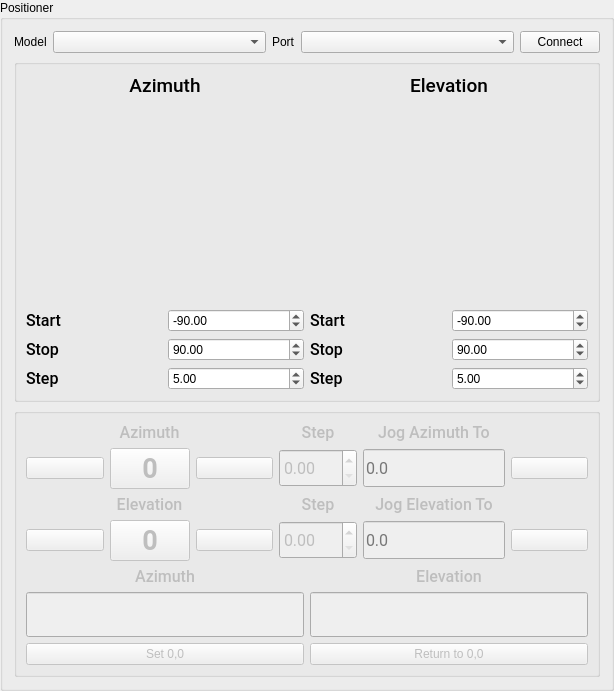
     <widget class="QGroupBox" name="positionerGroupBox">
      <property name="sizePolicy">
       <sizepolicy hsizetype="Minimum" vsizetype="Preferred">
        <horstretch>0</horstretch>
        <verstretch>0</verstretch>
       </sizepolicy>
      </property>
      <property name="title">
       <string>Positioner</string>
      </property>
      <layout class="QVBoxLayout" name="verticalLayout_7">
       <item>
        <layout class="QHBoxLayout" name="horizontalLayout_11">
         <item>
          <widget class="QLabel" name="positionerModelLabel">
           <property name="sizePolicy">
            <sizepolicy hsizetype="Minimum" vsizetype="Preferred">
             <horstretch>0</horstretch>
             <verstretch>0</verstretch>
            </sizepolicy>
           </property>
           <property name="text">
            <string>Model</string>
           </property>
          </widget>
         </item>
         <item>
          <widget class="QComboBox" name="positionerModelComboBox">
           <property name="sizePolicy">
            <sizepolicy hsizetype="MinimumExpanding" vsizetype="Fixed">
             <horstretch>0</horstretch>
             <verstretch>0</verstretch>
            </sizepolicy>
           </property>
          </widget>
         </item>
         <item>
          <widget class="QLabel" name="positionerPortLabel">
           <property name="sizePolicy">
            <sizepolicy hsizetype="Minimum" vsizetype="Preferred">
             <horstretch>0</horstretch>
             <verstretch>0</verstretch>
            </sizepolicy>
           </property>
           <property name="text">
            <string>Port</string>
           </property>
          </widget>
         </item>
         <item>
          <widget class="QComboBox" name="positionerPortComboBox">
           <property name="sizePolicy">
            <sizepolicy hsizetype="MinimumExpanding" vsizetype="Fixed">
             <horstretch>0</horstretch>
             <verstretch>0</verstretch>
            </sizepolicy>
           </property>
          </widget>
         </item>
         <item>
          <widget class="QPushButton" name="positionerConnectButton">
           <property name="text">
            <string>Connect</string>
           </property>
          </widget>
         </item>
        </layout>
       </item>
       <item>
        <widget class="QGroupBox" name="extentsGroupBox">
         <property name="sizePolicy">
          <sizepolicy hsizetype="Preferred" vsizetype="Preferred">
           <horstretch>0</horstretch>
           <verstretch>0</verstretch>
          </sizepolicy>
         </property>
         <property name="title">
          <string/>
         </property>
         <layout class="QHBoxLayout" name="horizontalLayout_9">
          <item>
           <layout class="QVBoxLayout" name="verticalLayout">
            <item>
             <widget class="QLabel" name="azExtentLabel">
              <property name="sizePolicy">
               <sizepolicy hsizetype="Minimum" vsizetype="Minimum">
                <horstretch>0</horstretch>
                <verstretch>0</verstretch>
               </sizepolicy>
              </property>
              <property name="font">
               <font>
                <family>Roboto Medium</family>
                <pointsize>14</pointsize>
               </font>
              </property>
              <property name="text">
               <string>Azimuth</string>
              </property>
              <property name="alignment">
               <set>Qt::AlignCenter</set>
              </property>
             </widget>
            </item>
            <item>
             <widget class="MplWidget" name="azExtentMplWidget" native="true">
              <property name="sizePolicy">
               <sizepolicy hsizetype="Preferred" vsizetype="Preferred">
                <horstretch>0</horstretch>
                <verstretch>0</verstretch>
               </sizepolicy>
              </property>
              <property name="minimumSize">
               <size>
                <width>200</width>
                <height>200</height>
               </size>
              </property>
              <property name="maximumSize">
               <size>
                <width>250</width>
                <height>250</height>
               </size>
              </property>
             </widget>
            </item>
            <item>
             <layout class="QHBoxLayout" name="horizontalLayout_3">
              <item>
               <widget class="QLabel" name="azStartLabel">
                <property name="font">
                 <font>
                  <family>Roboto Medium</family>
                  <pointsize>12</pointsize>
                 </font>
                </property>
                <property name="text">
                 <string>Start</string>
                </property>
               </widget>
              </item>
              <item>
               <widget class="QDoubleSpinBox" name="azStartSpinBox">
                <property name="minimum">
                 <double>-180.000000000000000</double>
                </property>
                <property name="maximum">
                 <double>180.000000000000000</double>
                </property>
                <property name="value">
                 <double>-90.000000000000000</double>
                </property>
               </widget>
              </item>
             </layout>
            </item>
            <item>
             <layout class="QHBoxLayout" name="horizontalLayout_4">
              <item>
               <widget class="QLabel" name="azStopLabel">
                <property name="font">
                 <font>
                  <family>Roboto Medium</family>
                  <pointsize>12</pointsize>
                 </font>
                </property>
                <property name="text">
                 <string>Stop</string>
                </property>
               </widget>
              </item>
              <item>
               <widget class="QDoubleSpinBox" name="azStopSpinBox">
                <property name="minimum">
                 <double>-180.000000000000000</double>
                </property>
                <property name="maximum">
                 <double>180.000000000000000</double>
                </property>
                <property name="value">
                 <double>90.000000000000000</double>
                </property>
               </widget>
              </item>
             </layout>
            </item>
            <item>
             <layout class="QHBoxLayout" name="horizontalLayout_5">
              <item>
               <widget class="QLabel" name="azStepLabel">
                <property name="font">
                 <font>
                  <family>Roboto Medium</family>
                  <pointsize>12</pointsize>
                 </font>
                </property>
                <property name="text">
                 <string>Step</string>
                </property>
               </widget>
              </item>
              <item>
               <widget class="QDoubleSpinBox" name="azStepSpinBox">
                <property name="maximum">
                 <double>360.000000000000000</double>
                </property>
                <property name="value">
                 <double>5.000000000000000</double>
                </property>
               </widget>
              </item>
             </layout>
            </item>
           </layout>
          </item>
          <item>
           <layout class="QVBoxLayout" name="verticalLayout_2">
            <item>
             <widget class="QLabel" name="elExtentLabel">
              <property name="font">
               <font>
                <family>Roboto Medium</family>
                <pointsize>14</pointsize>
               </font>
              </property>
              <property name="text">
               <string>Elevation</string>
              </property>
              <property name="alignment">
               <set>Qt::AlignCenter</set>
              </property>
             </widget>
            </item>
            <item>
             <widget class="MplWidget" name="elExtentMplWidget" native="true">
              <property name="sizePolicy">
               <sizepolicy hsizetype="Minimum" vsizetype="Minimum">
                <horstretch>0</horstretch>
                <verstretch>0</verstretch>
               </sizepolicy>
              </property>
              <property name="minimumSize">
               <size>
                <width>200</width>
                <height>200</height>
               </size>
              </property>
              <property name="maximumSize">
               <size>
                <width>250</width>
                <height>250</height>
               </size>
              </property>
             </widget>
            </item>
            <item>
             <layout class="QHBoxLayout" name="horizontalLayout_6">
              <item>
               <widget class="QLabel" name="elStartLabel">
                <property name="font">
                 <font>
                  <family>Roboto Medium</family>
                  <pointsize>12</pointsize>
                 </font>
                </property>
                <property name="text">
                 <string>Start</string>
                </property>
               </widget>
              </item>
              <item>
               <widget class="QDoubleSpinBox" name="elStartSpinBox">
                <property name="minimum">
                 <double>-180.000000000000000</double>
                </property>
                <property name="maximum">
                 <double>180.000000000000000</double>
                </property>
                <property name="value">
                 <double>-90.000000000000000</double>
                </property>
               </widget>
              </item>
             </layout>
            </item>
            <item>
             <layout class="QHBoxLayout" name="horizontalLayout_7">
              <item>
               <widget class="QLabel" name="elStopLabel">
                <property name="font">
                 <font>
                  <family>Roboto Medium</family>
                  <pointsize>12</pointsize>
                 </font>
                </property>
                <property name="text">
                 <string>Stop</string>
                </property>
               </widget>
              </item>
              <item>
               <widget class="QDoubleSpinBox" name="elStopSpinBox">
                <property name="minimum">
                 <double>-180.000000000000000</double>
                </property>
                <property name="maximum">
                 <double>180.000000000000000</double>
                </property>
                <property name="value">
                 <double>90.000000000000000</double>
                </property>
               </widget>
              </item>
             </layout>
            </item>
            <item>
             <layout class="QHBoxLayout" name="horizontalLayout_8">
              <item>
               <widget class="QLabel" name="elStepLabel">
                <property name="font">
                 <font>
                  <family>Roboto Medium</family>
                  <pointsize>12</pointsize>
                 </font>
                </property>
                <property name="text">
                 <string>Step</string>
                </property>
               </widget>
              </item>
              <item>
               <widget class="QDoubleSpinBox" name="elStepSpinBox">
                <property name="maximum">
                 <double>360.000000000000000</double>
                </property>
                <property name="value">
                 <double>5.000000000000000</double>
                </property>
               </widget>
              </item>
             </layout>
            </item>
           </layout>
          </item>
         </layout>
        </widget>
       </item>
       <item>
        <widget class="QGroupBox" name="jogGroupBox">
         <property name="enabled">
          <bool>false</bool>
         </property>
         <property name="sizePolicy">
          <sizepolicy hsizetype="Preferred" vsizetype="Minimum">
           <horstretch>0</horstretch>
           <verstretch>0</verstretch>
          </sizepolicy>
         </property>
         <property name="title">
          <string/>
         </property>
         <layout class="QVBoxLayout" name="verticalLayout_6">
          <item>
           <layout class="QGridLayout" name="gridLayout_2">
            <item row="0" column="0" colspan="3">
             <widget class="QLabel" name="azJogLabel">
              <property name="sizePolicy">
               <sizepolicy hsizetype="Preferred" vsizetype="Minimum">
                <horstretch>0</horstretch>
                <verstretch>0</verstretch>
               </sizepolicy>
              </property>
              <property name="font">
               <font>
                <family>Roboto Medium</family>
                <pointsize>12</pointsize>
               </font>
              </property>
              <property name="text">
               <string>Azimuth</string>
              </property>
              <property name="textFormat">
               <enum>Qt::AutoText</enum>
              </property>
              <property name="scaledContents">
               <bool>false</bool>
              </property>
              <property name="alignment">
               <set>Qt::AlignBottom|Qt::AlignHCenter</set>
              </property>
             </widget>
            </item>
            <item row="0" column="3">
             <widget class="QLabel" name="azJogStepLabel">
              <property name="sizePolicy">
               <sizepolicy hsizetype="Preferred" vsizetype="Minimum">
                <horstretch>0</horstretch>
                <verstretch>0</verstretch>
               </sizepolicy>
              </property>
              <property name="font">
               <font>
                <family>Roboto Medium</family>
                <pointsize>12</pointsize>
               </font>
              </property>
              <property name="text">
               <string>Step</string>
              </property>
              <property name="alignment">
               <set>Qt::AlignBottom|Qt::AlignHCenter</set>
              </property>
             </widget>
            </item>
            <item row="0" column="4">
             <widget class="QLabel" name="azJogToLabel">
              <property name="sizePolicy">
               <sizepolicy hsizetype="Preferred" vsizetype="Minimum">
                <horstretch>0</horstretch>
                <verstretch>0</verstretch>
               </sizepolicy>
              </property>
              <property name="font">
               <font>
                <family>Roboto Medium</family>
                <pointsize>12</pointsize>
               </font>
              </property>
              <property name="text">
               <string>Jog Azimuth To</string>
              </property>
              <property name="alignment">
               <set>Qt::AlignBottom|Qt::AlignHCenter</set>
              </property>
             </widget>
            </item>
            <item row="1" column="0">
             <widget class="QPushButton" name="azJogLeftButton">
              <property name="sizePolicy">
               <sizepolicy hsizetype="Minimum" vsizetype="Fixed">
                <horstretch>0</horstretch>
                <verstretch>0</verstretch>
               </sizepolicy>
              </property>
              <property name="text">
               <string/>
              </property>
              <property name="icon">
               <iconset resource="resources.qrc">
                <normaloff>:/icons/icons/LeftArrow.png</normaloff>:/icons/icons/LeftArrow.png</iconset>
              </property>
              <property name="iconSize">
               <size>
                <width>32</width>
                <height>32</height>
               </size>
              </property>
             </widget>
            </item>
            <item row="1" column="1">
             <widget class="QPushButton" name="azJogZeroButton">
              <property name="sizePolicy">
               <sizepolicy hsizetype="Minimum" vsizetype="Fixed">
                <horstretch>0</horstretch>
                <verstretch>0</verstretch>
               </sizepolicy>
              </property>
              <property name="font">
               <font>
                <family>Roboto</family>
                <pointsize>20</pointsize>
                <weight>75</weight>
                <bold>true</bold>
               </font>
              </property>
              <property name="text">
               <string>0</string>
              </property>
              <property name="iconSize">
               <size>
                <width>32</width>
                <height>32</height>
               </size>
              </property>
             </widget>
            </item>
            <item row="1" column="2">
             <widget class="QPushButton" name="azJogRightButton">
              <property name="sizePolicy">
               <sizepolicy hsizetype="Minimum" vsizetype="Fixed">
                <horstretch>0</horstretch>
                <verstretch>0</verstretch>
               </sizepolicy>
              </property>
              <property name="text">
               <string/>
              </property>
              <property name="icon">
               <iconset resource="resources.qrc">
                <normaloff>:/icons/icons/RightArrow.png</normaloff>:/icons/icons/RightArrow.png</iconset>
              </property>
              <property name="iconSize">
               <size>
                <width>32</width>
                <height>32</height>
               </size>
              </property>
             </widget>
            </item>
            <item row="1" column="3">
             <widget class="QDoubleSpinBox" name="azJogStepSpinBox">
              <property name="sizePolicy">
               <sizepolicy hsizetype="Minimum" vsizetype="Fixed">
                <horstretch>0</horstretch>
                <verstretch>0</verstretch>
               </sizepolicy>
              </property>
              <property name="minimumSize">
               <size>
                <width>0</width>
                <height>38</height>
               </size>
              </property>
              <property name="font">
               <font>
                <family>Roboto</family>
                <pointsize>12</pointsize>
               </font>
              </property>
              <property name="maximum">
               <double>90.000000000000000</double>
              </property>
              <property name="singleStep">
               <double>0.250000000000000</double>
              </property>
             </widget>
            </item>
            <item row="1" column="4">
             <widget class="QLineEdit" name="azJogToLineEdit">
              <property name="sizePolicy">
               <sizepolicy hsizetype="Minimum" vsizetype="Fixed">
                <horstretch>0</horstretch>
                <verstretch>0</verstretch>
               </sizepolicy>
              </property>
              <property name="minimumSize">
               <size>
                <width>0</width>
                <height>38</height>
               </size>
              </property>
              <property name="font">
               <font>
                <family>Roboto</family>
                <pointsize>12</pointsize>
               </font>
              </property>
              <property name="placeholderText">
               <string>0.0</string>
              </property>
             </widget>
            </item>
            <item row="1" column="5">
             <widget class="QPushButton" name="azJogToSubmitButton">
              <property name="sizePolicy">
               <sizepolicy hsizetype="Minimum" vsizetype="Fixed">
                <horstretch>0</horstretch>
                <verstretch>0</verstretch>
               </sizepolicy>
              </property>
              <property name="text">
               <string/>
              </property>
              <property name="icon">
               <iconset resource="resources.qrc">
                <normaloff>:/icons/icons/Check.png</normaloff>:/icons/icons/Check.png</iconset>
              </property>
              <property name="iconSize">
               <size>
                <width>32</width>
                <height>32</height>
               </size>
              </property>
             </widget>
            </item>
            <item row="2" column="0" colspan="3">
             <widget class="QLabel" name="elJogLabel">
              <property name="sizePolicy">
               <sizepolicy hsizetype="Preferred" vsizetype="Minimum">
                <horstretch>0</horstretch>
                <verstretch>0</verstretch>
               </sizepolicy>
              </property>
              <property name="font">
               <font>
                <family>Roboto Medium</family>
                <pointsize>12</pointsize>
               </font>
              </property>
              <property name="text">
               <string>Elevation</string>
              </property>
              <property name="textFormat">
               <enum>Qt::AutoText</enum>
              </property>
              <property name="scaledContents">
               <bool>false</bool>
              </property>
              <property name="alignment">
               <set>Qt::AlignBottom|Qt::AlignHCenter</set>
              </property>
             </widget>
            </item>
            <item row="2" column="3">
             <widget class="QLabel" name="elJogStepLabel">
              <property name="sizePolicy">
               <sizepolicy hsizetype="Preferred" vsizetype="Minimum">
                <horstretch>0</horstretch>
                <verstretch>0</verstretch>
               </sizepolicy>
              </property>
              <property name="font">
               <font>
                <family>Roboto Medium</family>
                <pointsize>12</pointsize>
               </font>
              </property>
              <property name="text">
               <string>Step</string>
              </property>
              <property name="alignment">
               <set>Qt::AlignBottom|Qt::AlignHCenter</set>
              </property>
             </widget>
            </item>
            <item row="2" column="4">
             <widget class="QLabel" name="elJogToLabel">
              <property name="sizePolicy">
               <sizepolicy hsizetype="Preferred" vsizetype="Minimum">
                <horstretch>0</horstretch>
                <verstretch>0</verstretch>
               </sizepolicy>
              </property>
              <property name="font">
               <font>
                <family>Roboto Medium</family>
                <pointsize>12</pointsize>
               </font>
              </property>
              <property name="text">
               <string>Jog Elevation To</string>
              </property>
              <property name="alignment">
               <set>Qt::AlignBottom|Qt::AlignHCenter</set>
              </property>
             </widget>
            </item>
            <item row="3" column="0">
             <widget class="QPushButton" name="elJogUpButton">
              <property name="sizePolicy">
               <sizepolicy hsizetype="Minimum" vsizetype="Fixed">
                <horstretch>0</horstretch>
                <verstretch>0</verstretch>
               </sizepolicy>
              </property>
              <property name="text">
               <string/>
              </property>
              <property name="icon">
               <iconset resource="resources.qrc">
                <normaloff>:/icons/icons/UpArrow.png</normaloff>:/icons/icons/UpArrow.png</iconset>
              </property>
              <property name="iconSize">
               <size>
                <width>32</width>
                <height>32</height>
               </size>
              </property>
             </widget>
            </item>
            <item row="3" column="1">
             <widget class="QPushButton" name="elJogZeroButton">
              <property name="sizePolicy">
               <sizepolicy hsizetype="Fixed" vsizetype="Fixed">
                <horstretch>0</horstretch>
                <verstretch>0</verstretch>
               </sizepolicy>
              </property>
              <property name="font">
               <font>
                <family>Roboto</family>
                <pointsize>20</pointsize>
                <weight>75</weight>
                <bold>true</bold>
               </font>
              </property>
              <property name="text">
               <string>0</string>
              </property>
              <property name="iconSize">
               <size>
                <width>32</width>
                <height>32</height>
               </size>
              </property>
             </widget>
            </item>
            <item row="3" column="2">
             <widget class="QPushButton" name="elJogDownButton">
              <property name="sizePolicy">
               <sizepolicy hsizetype="Minimum" vsizetype="Fixed">
                <horstretch>0</horstretch>
                <verstretch>0</verstretch>
               </sizepolicy>
              </property>
              <property name="text">
               <string/>
              </property>
              <property name="icon">
               <iconset resource="resources.qrc">
                <normaloff>:/icons/icons/DownArrow.png</normaloff>:/icons/icons/DownArrow.png</iconset>
              </property>
              <property name="iconSize">
               <size>
                <width>32</width>
                <height>32</height>
               </size>
              </property>
             </widget>
            </item>
            <item row="3" column="3">
             <widget class="QDoubleSpinBox" name="elJogStepSpinBox">
              <property name="minimumSize">
               <size>
                <width>0</width>
                <height>38</height>
               </size>
              </property>
              <property name="font">
               <font>
                <family>Roboto</family>
                <pointsize>12</pointsize>
               </font>
              </property>
              <property name="maximum">
               <double>90.000000000000000</double>
              </property>
              <property name="singleStep">
               <double>0.250000000000000</double>
              </property>
             </widget>
            </item>
            <item row="3" column="4">
             <widget class="QLineEdit" name="elJogToLineEdit">
              <property name="sizePolicy">
               <sizepolicy hsizetype="Minimum" vsizetype="Fixed">
                <horstretch>0</horstretch>
                <verstretch>0</verstretch>
               </sizepolicy>
              </property>
              <property name="minimumSize">
               <size>
                <width>0</width>
                <height>38</height>
               </size>
              </property>
              <property name="font">
               <font>
                <family>Roboto</family>
                <pointsize>12</pointsize>
               </font>
              </property>
              <property name="placeholderText">
               <string>0.0</string>
              </property>
             </widget>
            </item>
            <item row="3" column="5">
             <widget class="QPushButton" name="elJogToSubmitButton">
              <property name="sizePolicy">
               <sizepolicy hsizetype="Minimum" vsizetype="Fixed">
                <horstretch>0</horstretch>
                <verstretch>0</verstretch>
               </sizepolicy>
              </property>
              <property name="text">
               <string/>
              </property>
              <property name="icon">
               <iconset resource="resources.qrc">
                <normaloff>:/icons/icons/Check.png</normaloff>:/icons/icons/Check.png</iconset>
              </property>
              <property name="iconSize">
               <size>
                <width>32</width>
                <height>32</height>
               </size>
              </property>
             </widget>
            </item>
           </layout>
          </item>
          <item>
           <layout class="QHBoxLayout" name="horizontalLayout_2">
            <item>
             <layout class="QVBoxLayout" name="verticalLayout_4">
              <item>
               <widget class="QLabel" name="azPosLabel">
                <property name="font">
                 <font>
                  <family>Roboto Medium</family>
                  <pointsize>12</pointsize>
                 </font>
                </property>
                <property name="text">
                 <string>Azimuth</string>
                </property>
                <property name="alignment">
                 <set>Qt::AlignCenter</set>
                </property>
               </widget>
              </item>
              <item>
               <widget class="QLineEdit" name="azPosLineEdit">
                <property name="sizePolicy">
                 <sizepolicy hsizetype="Minimum" vsizetype="Fixed">
                  <horstretch>0</horstretch>
                  <verstretch>0</verstretch>
                 </sizepolicy>
                </property>
                <property name="font">
                 <font>
                  <family>IBM 3270</family>
                  <pointsize>20</pointsize>
                  <weight>75</weight>
                  <bold>true</bold>
                 </font>
                </property>
                <property name="alignment">
                 <set>Qt::AlignCenter</set>
                </property>
               </widget>
              </item>
             </layout>
            </item>
            <item>
             <layout class="QVBoxLayout" name="verticalLayout_5">
              <item>
               <widget class="QLabel" name="elPosLabel">
                <property name="font">
                 <font>
                  <family>Roboto Medium</family>
                  <pointsize>12</pointsize>
                 </font>
                </property>
                <property name="text">
                 <string>Elevation</string>
                </property>
                <property name="alignment">
                 <set>Qt::AlignCenter</set>
                </property>
               </widget>
              </item>
              <item>
               <widget class="QLineEdit" name="elPosLineEdit">
                <property name="sizePolicy">
                 <sizepolicy hsizetype="Minimum" vsizetype="Fixed">
                  <horstretch>0</horstretch>
                  <verstretch>0</verstretch>
                 </sizepolicy>
                </property>
                <property name="font">
                 <font>
                  <family>IBM 3270</family>
                  <pointsize>20</pointsize>
                  <weight>75</weight>
                  <bold>true</bold>
                 </font>
                </property>
                <property name="alignment">
                 <set>Qt::AlignCenter</set>
                </property>
               </widget>
              </item>
             </layout>
            </item>
           </layout>
          </item>
          <item>
           <layout class="QHBoxLayout" name="horizontalLayout_10">
            <item>
             <widget class="QPushButton" name="setZeroButton">
              <property name="text">
               <string>Set 0,0</string>
              </property>
             </widget>
            </item>
            <item>
             <widget class="QPushButton" name="returnToZeroButton">
              <property name="text">
               <string>Return to 0,0</string>
              </property>
             </widget>
            </item>
           </layout>
          </item>
         </layout>
        </widget>
       </item>
      </layout>
     </widget>
